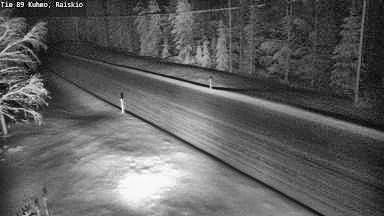
#> input picture All output images and data tables/picture/enhace/heavy/test/C1250601_enhanced.jpg, 384 x 216 px
$ python -i run_a_image_enhancement.py   (imports and definitions only)   (older library calls are emulated)
#> lines starting #> are read from the running program, lines starting #| are printed output that depends on the picture; after the words box and inside, x2 and y2 are one past the last pixel; in counts of white or black regions, pixels touching at a corner belong together
# -*- coding: utf-8 -*-
"""
A题：辽宁冬季冰雪道路图像重构的智能增强
一键运行版代码：问题一、问题二、问题三

功能：
1. 自动读取 clear / light / heavy 三类数据；支持已解压目录或 zip 文件。
2. 对 clear 执行问题一“低光-雾霾-反光”多因素融合增强。
3. 对 light/heavy 执行问题二“冰雪强度判别-递进式增强”。
4. 计算问题三综合评价指标，输出 metrics_by_image.csv、metrics_summary.csv、weights_entropy.csv。
5. 保存增强图片和每类样例对比图。

依赖：opencv-python、numpy、pandas、scikit-image、matplotlib、tqdm
运行示例：
python run_a_image_enhancement.py \
  --clear_zip "/mnt/data/clear all.zip" \
  --light_zip "/mnt/data/light all.zip" \
  --heavy_zip "/mnt/data/heavy all.zip" \
  --output_dir "/mnt/data/A题输出" \
  --max_images_per_scene 50
"""

from __future__ import annotations

import argparse
import os
import re
import math
import zipfile
from pathlib import Path
from typing import Dict, Iterable, List, Optional, Tuple

import cv2
import numpy as np
import pandas as pd
from tqdm import tqdm
from skimage.metrics import structural_similarity as ssim
import matplotlib.pyplot as plt
plt.rcParams["font.sans-serif"] = ["Noto Sans CJK SC", "SimHei", "Arial Unicode MS", "DejaVu Sans"]
plt.rcParams["axes.unicode_minus"] = False

IMG_EXTS = {".jpg", ".jpeg", ".png", ".bmp", ".tif", ".tiff"}


# ==============================
# 一、文件读取与保存
# ==============================

def safe_makedirs(path: Path) -> None:
    path.mkdir(parents=True, exist_ok=True)


# [56 lines left out: functions imread_unicode, imwrite_unicode, extract_if_needed, collect_images, infer_split, not called in this run]


# ==============================
# 二、基础图像指标
# ==============================

def to_float01(img_bgr: np.ndarray) -> np.ndarray:
    return img_bgr.astype(np.float32) / 255.0


def calc_entropy(gray_u8: np.ndarray) -> float:
    hist = cv2.calcHist([gray_u8], [0], None, [256], [0, 256]).ravel()
    p = hist / (hist.sum() + 1e-12)
    p = p[p > 0]
    return float(-(p * np.log2(p)).sum())


def calc_metrics(img_bgr: np.ndarray) -> Dict[str, float]:
    """问题三常用指标：亮度、对比度、信息熵、边缘、过曝、雪/冰比例。"""
    img = img_bgr.copy()
    h, w = img.shape[:2]
    hsv = cv2.cvtColor(img, cv2.COLOR_BGR2HSV)
    gray = cv2.cvtColor(img, cv2.COLOR_BGR2GRAY)
    v = hsv[:, :, 2].astype(np.float32) / 255.0
    s = hsv[:, :, 1].astype(np.float32) / 255.0

    mean_brightness = float(v.mean())
    contrast = float(gray.std() / 255.0)
    entropy = calc_entropy(gray)

    gx = cv2.Sobel(gray, cv2.CV_32F, 1, 0, ksize=3)
    gy = cv2.Sobel(gray, cv2.CV_32F, 0, 1, ksize=3)
    edge_map = np.sqrt(gx * gx + gy * gy)
    edge_strength = float(edge_map.mean() / 255.0)
    lap_var = float(cv2.Laplacian(gray, cv2.CV_64F).var())

    # 高光：高亮且低饱和；积雪/结冰：较高亮、低饱和、纹理弱。
    over_exposure = float(np.mean(v > 0.96))
    highlight_ratio = float(np.mean((v > 0.82) & (s < 0.28)))
    dark_ratio = float(np.mean(v < 0.18))
    snow_ratio = float(np.mean((v > 0.62) & (s < 0.35)))

    # 简化噪声估计：拉普拉斯绝对值均值，数值越大表示锐利或噪声越多。
    noise_est = float(np.mean(np.abs(cv2.Laplacian(gray, cv2.CV_32F))) / 255.0)

    return {
        "height": h,
        "width": w,
        "mean_brightness": mean_brightness,
        "contrast": contrast,
        "entropy": entropy,
        "edge_strength": edge_strength,
        "laplacian_var": lap_var,
        "over_exposure": over_exposure,
        "highlight_ratio": highlight_ratio,
        "dark_ratio": dark_ratio,
        "snow_ratio": snow_ratio,
        "noise_est": noise_est,
    }


# [20 lines left out: function calc_pair_metrics, not called in this run]


# ==============================
# 三、退化因子与掩膜
# ==============================

def degradation_factors(img_bgr: np.ndarray, ref_edge: float = 0.08, ref_contrast: float = 0.22) -> Dict[str, float]:
    m = calc_metrics(img_bgr)
    f_low = 0.6 * (1 - m["mean_brightness"]) + 0.4 * m["dark_ratio"]
    f_haze = 0.45 * max(0, 1 - m["contrast"] / (ref_contrast + 1e-6)) + \
             0.35 * max(0, 1 - m["edge_strength"] / (ref_edge + 1e-6)) + \
             0.20 * m["highlight_ratio"]
    f_ref = m["highlight_ratio"] + 0.5 * m["over_exposure"]
    q_snow = 0.35 * m["snow_ratio"] + 0.25 * m["over_exposure"] + \
             0.20 * max(0, 1 - m["edge_strength"] / (ref_edge + 1e-6)) + \
             0.20 * max(0, 1 - m["contrast"] / (ref_contrast + 1e-6))
    return {
        "F_low": float(np.clip(f_low, 0, 1)),
        "F_haze": float(np.clip(f_haze, 0, 1)),
        "F_ref": float(np.clip(f_ref, 0, 1)),
        "q_snow": float(np.clip(q_snow, 0, 1)),
        **m,
    }


def highlight_mask(img_bgr: np.ndarray, v_thr: int = 215, s_thr: int = 70) -> np.ndarray:
    hsv = cv2.cvtColor(img_bgr, cv2.COLOR_BGR2HSV)
    v = hsv[:, :, 2]
    s = hsv[:, :, 1]
    mask = ((v > v_thr) & (s < s_thr)).astype(np.uint8) * 255
    mask = cv2.morphologyEx(mask, cv2.MORPH_OPEN, np.ones((3, 3), np.uint8))
    mask = cv2.morphologyEx(mask, cv2.MORPH_DILATE, np.ones((3, 3), np.uint8))
    return mask


def snow_mask(img_bgr: np.ndarray) -> np.ndarray:
    hsv = cv2.cvtColor(img_bgr, cv2.COLOR_BGR2HSV)
    v = hsv[:, :, 2]
    s = hsv[:, :, 1]
    mask = ((v > 160) & (s < 90)).astype(np.uint8) * 255
    mask = cv2.morphologyEx(mask, cv2.MORPH_OPEN, np.ones((3, 3), np.uint8))
    return mask


# ==============================
# 四、增强算法模块
# ==============================

def clahe_lab(img_bgr: np.ndarray, clip_limit: float = 2.0, tile_grid_size: int = 8) -> np.ndarray:
    lab = cv2.cvtColor(img_bgr, cv2.COLOR_BGR2LAB)
    l, a, b = cv2.split(lab)
    clahe = cv2.createCLAHE(clipLimit=clip_limit, tileGridSize=(tile_grid_size, tile_grid_size))
    l2 = clahe.apply(l)
    return cv2.cvtColor(cv2.merge([l2, a, b]), cv2.COLOR_LAB2BGR)


def gamma_correction(img_bgr: np.ndarray, gamma: float) -> np.ndarray:
    gamma = max(0.25, min(2.5, gamma))
    inv = 1.0 / gamma
    table = np.array([(i / 255.0) ** inv * 255 for i in range(256)]).astype("uint8")
    return cv2.LUT(img_bgr, table)


def retinex_v_channel(img_bgr: np.ndarray, sigma_list: Tuple[int, ...] = (15, 80, 250)) -> np.ndarray:
    """简化 MSR：在 HSV 的 V 通道做多尺度 Retinex。"""
    hsv = cv2.cvtColor(img_bgr, cv2.COLOR_BGR2HSV).astype(np.float32)
    v = hsv[:, :, 2] + 1.0
    ret = np.zeros_like(v, dtype=np.float32)
    for sigma in sigma_list:
        blur = cv2.GaussianBlur(v, (0, 0), sigmaX=sigma, sigmaY=sigma) + 1.0
        ret += np.log(v) - np.log(blur)
    ret /= len(sigma_list)
    ret = cv2.normalize(ret, None, 0, 255, cv2.NORM_MINMAX)
    # 与原 V 通道融合，避免过度失真。
    hsv[:, :, 2] = 0.55 * hsv[:, :, 2] + 0.45 * ret
    return cv2.cvtColor(np.clip(hsv, 0, 255).astype(np.uint8), cv2.COLOR_HSV2BGR)


def dark_channel(img_bgr: np.ndarray, patch_size: int = 15) -> np.ndarray:
    min_channel = np.min(img_bgr, axis=2)
    kernel = cv2.getStructuringElement(cv2.MORPH_RECT, (patch_size, patch_size))
    return cv2.erode(min_channel, kernel)


def estimate_atmospheric_light(img_bgr: np.ndarray, dark: np.ndarray, top_percent: float = 0.001) -> np.ndarray:
    h, w = dark.shape
    n = max(1, int(h * w * top_percent))
    flat_dark = dark.ravel()
    flat_img = img_bgr.reshape(-1, 3)
    idx = np.argpartition(flat_dark, -n)[-n:]
    brightest = idx[np.argmax(np.sum(flat_img[idx], axis=1))]
    return flat_img[brightest].astype(np.float32)


def guided_filter_gray(I: np.ndarray, p: np.ndarray, r: int = 40, eps: float = 1e-3) -> np.ndarray:
    """简化引导滤波，用于细化透射率。I,p 为 0-1 float。"""
    mean_I = cv2.boxFilter(I, cv2.CV_32F, (r, r))
    mean_p = cv2.boxFilter(p, cv2.CV_32F, (r, r))
    mean_Ip = cv2.boxFilter(I * p, cv2.CV_32F, (r, r))
    cov_Ip = mean_Ip - mean_I * mean_p
    mean_II = cv2.boxFilter(I * I, cv2.CV_32F, (r, r))
    var_I = mean_II - mean_I * mean_I
    a = cov_Ip / (var_I + eps)
    b = mean_p - a * mean_I
    mean_a = cv2.boxFilter(a, cv2.CV_32F, (r, r))
    mean_b = cv2.boxFilter(b, cv2.CV_32F, (r, r))
    return mean_a * I + mean_b


def dehaze_dark_channel(img_bgr: np.ndarray, omega: float = 0.85, t0: float = 0.12, patch_size: int = 15) -> np.ndarray:
    """暗通道先验去雾，强度适中，防止冰雪区域被过度拉暗。"""
    I = img_bgr.astype(np.float32)
    dark = dark_channel(img_bgr, patch_size)
    A = estimate_atmospheric_light(img_bgr, dark)
    norm_img = I / (A.reshape(1, 1, 3) + 1e-6)
    dark_norm = dark_channel(np.clip(norm_img * 255, 0, 255).astype(np.uint8), patch_size) / 255.0
    t = 1 - omega * dark_norm
    gray = cv2.cvtColor(img_bgr, cv2.COLOR_BGR2GRAY).astype(np.float32) / 255.0
    try:
        t = guided_filter_gray(gray, t.astype(np.float32), r=40, eps=1e-3)
    except Exception:
        t = cv2.GaussianBlur(t, (0, 0), 3)
    t = np.clip(t, t0, 1.0)
    J = (I - A.reshape(1, 1, 3)) / t[:, :, None] + A.reshape(1, 1, 3)
    # 防止过度去雾，和原图融合。
    J = np.clip(J, 0, 255).astype(np.uint8)
    return cv2.addWeighted(J, 0.75, img_bgr, 0.25, 0)


def suppress_highlight(img_bgr: np.ndarray) -> np.ndarray:
    mask = highlight_mask(img_bgr)
    if mask.mean() < 1:
        return img_bgr
    # 先压缩 V 通道高光，再轻微修复。
    hsv = cv2.cvtColor(img_bgr, cv2.COLOR_BGR2HSV).astype(np.float32)
    m = mask > 0
    hsv[:, :, 2][m] = 0.72 * hsv[:, :, 2][m] + 45
    compressed = cv2.cvtColor(np.clip(hsv, 0, 255).astype(np.uint8), cv2.COLOR_HSV2BGR)
    # 对小面积高光用 inpaint 修复颜色，大面积雪区不强行修复，避免假纹理。
    if np.mean(m) < 0.10:
        repaired = cv2.inpaint(compressed, mask, 3, cv2.INPAINT_TELEA)
        return cv2.addWeighted(repaired, 0.50, compressed, 0.50, 0)
    return compressed


def unsharp_mask(img_bgr: np.ndarray, amount: float = 0.45, radius: float = 1.2) -> np.ndarray:
    blur = cv2.GaussianBlur(img_bgr, (0, 0), radius)
    sharp = cv2.addWeighted(img_bgr, 1 + amount, blur, -amount, 0)
    return np.clip(sharp, 0, 255).astype(np.uint8)


def edge_preserving_smooth(img_bgr: np.ndarray, sigma_s: int = 50, sigma_r: float = 0.25) -> np.ndarray:
    try:
        return cv2.edgePreservingFilter(img_bgr, flags=1, sigma_s=sigma_s, sigma_r=sigma_r)
    except Exception:
        return cv2.bilateralFilter(img_bgr, d=7, sigmaColor=50, sigmaSpace=50)


# ==============================
# 五、三个问题的模型实现
# ==============================

def enhance_problem1_clear(img_bgr: np.ndarray) -> np.ndarray:
    """问题一：clear 正常道路图像的低光、雾霾、反光多因素融合增强。"""
    factors = degradation_factors(img_bgr)
    f_low, f_haze, f_ref = factors["F_low"], factors["F_haze"], factors["F_ref"]

    # 低光分支：Retinex + 自适应 gamma。
    gamma = 0.75 + 0.35 * f_low
    y_low = retinex_v_channel(gamma_correction(img_bgr, gamma))

    # 雾霾分支：暗通道去雾。
    y_haze = dehaze_dark_channel(img_bgr, omega=0.72 + 0.15 * f_haze, t0=0.18)

    # 反光分支：高光压缩/修复。
    y_ref = suppress_highlight(img_bgr)

    # 局部对比增强。
    y_clahe = clahe_lab(img_bgr, clip_limit=2.0, tile_grid_size=8)

    # 根据退化程度归一化权重。
    weights = np.array([0.25 + f_low, 0.15 + f_haze, 0.10 + f_ref, 0.25], dtype=np.float32)
    weights = weights / weights.sum()
    merged = (weights[0] * y_low.astype(np.float32) +
              weights[1] * y_haze.astype(np.float32) +
              weights[2] * y_ref.astype(np.float32) +
              weights[3] * y_clahe.astype(np.float32))
    merged = np.clip(merged, 0, 255).astype(np.uint8)
    merged = unsharp_mask(merged, amount=0.25, radius=1.0)
    return merged


# [8 lines left out: function enhance_light, not called in this run]


def enhance_heavy(img_bgr: np.ndarray) -> np.ndarray:
    """问题二：重度厚雪/结冰/浓雾，强增强 + 边缘保持 + 高光控制。
    注：这是传统算法可运行版；论文中的 U-Net/Restormer 可作为深度学习改进分支。
    """
    base = enhance_problem1_clear(img_bgr)
    strong = dehaze_dark_channel(base, omega=0.82, t0=0.16, patch_size=15)
    smooth = edge_preserving_smooth(strong, sigma_s=60, sigma_r=0.25)
    local = clahe_lab(smooth, clip_limit=2.2, tile_grid_size=8)
    sharp = unsharp_mask(local, amount=0.38, radius=1.2)
    sharp = suppress_highlight(sharp)

    # 对雪/冰区域降低过度锐化权重，对非雪区域保留纹理。
    m = snow_mask(img_bgr).astype(np.float32) / 255.0
    m = cv2.GaussianBlur(m, (0, 0), 3)[:, :, None]
    out = (1 - m) * sharp.astype(np.float32) + m * (0.65 * local.astype(np.float32) + 0.35 * img_bgr.astype(np.float32))
    return np.clip(out, 0, 255).astype(np.uint8)


# [237 lines left out: functions enhance_progressive, normalize_indicators, entropy_weights, add_quality_score, make_comparison_figure, process_scene and 2 more, not called in this run]


# [2 lines not run here, left out]

>>> import cv2
>>> picture = cv2.imread('../All output images and data tables/picture/enhace/heavy/test/C1250601_enhanced.jpg')
#> picture is the input picture: shape (216, 384, 3); min 0, max 255, mean 94.8
>>> result = enhance_heavy(picture)
#> in calc_metrics, `mean_brightness = float(v.mean())`: mean_brightness = 0.372
#> in calc_metrics, `contrast = float(gray.std() / 255.0)`: contrast = 0.193
#> in calc_entropy, `hist = cv2.calcHist([gray_u8], [0], None, [256], [0, 256]).ravel()`: hist = 256 values, max 891 at index 63, min 3 at index 255, mean 324
#> in calc_entropy, `p = hist / (hist.sum() + 1e-12)`: p = 256 values, max 0.0107 at index 63, min 3.62e-05 at index 255, mean 0.00391
#> in calc_metrics, `entropy = calc_entropy(gray)`: entropy = 7.48
#> in calc_metrics, `edge_map = np.sqrt(gx * gx + gy * gy)`:
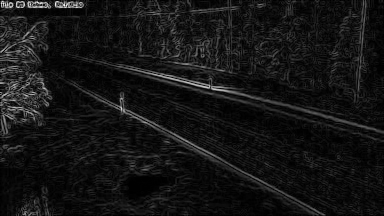
#> edge_map: shape (216, 384) float32; min 0, max 929.9, mean 76.1; drawn with min black and max white
#> in calc_metrics, `edge_strength = float(edge_map.mean() / 255.0)`: edge_strength = 0.298
#> in calc_metrics, `lap_var = float(cv2.Laplacian(gray, cv2.CV_64F).var())`: lap_var = 1463.1
#> in calc_metrics, `over_exposure = float(np.mean(v > 0.96))`: over_exposure = 0.0106
#> in calc_metrics, `highlight_ratio = float(np.mean((v > 0.82) & (s < 0.28)))`: highlight_ratio = 0.0323
#> in calc_metrics, `dark_ratio = float(np.mean(v < 0.18))`: dark_ratio = 0.137
#> in calc_metrics, `snow_ratio = float(np.mean((v > 0.62) & (s < 0.35)))`: snow_ratio = 0.114
#> in calc_metrics, `noise_est = float(np.mean(np.abs(cv2.Laplacian(gray, cv2.CV_32F))) / 2..`: noise_est = 0.0793
#> in degradation_factors, `m = calc_metrics(img_bgr)`: m = 12 items
#> in degradation_factors, `f_low = 0.6 * (1 - m["mean_brightness"]) + 0.4 * m["dark_ratio"]`: f_low = 0.432
#> in degradation_factors, `f_haze = 0.45 * max(0, 1 - m["contrast"] / (ref_contrast + 1e-6)) + \ ..`: f_haze = 0.061
#> in degradation_factors, `f_ref = m["highlight_ratio"] + 0.5 * m["over_exposure"]`: f_ref = 0.0376
#> in degradation_factors, `q_snow = 0.35 * m["snow_ratio"] + 0.25 * m["over_exposure"] + \ 0.20 *..`: q_snow = 0.0667
#> in enhance_problem1_clear, `factors = degradation_factors(img_bgr)`: factors = 16 items
#> in enhance_problem1_clear, `f_low, f_haze, f_ref = factors["F_low"], factors["F_haze"], factors["F..`: f_low = 0.432; f_haze = 0.061; f_ref = 0.0376
#> in enhance_problem1_clear, `gamma = 0.75 + 0.35 * f_low`: gamma = 0.901
#> in gamma_correction, `inv = 1.0 / gamma`: inv = 1.11
#> in gamma_correction, `table = np.array([(i / 255.0) ** inv * 255 for i in range(256)]).astyp..`: table = 256 values from 0 to 255
#> in retinex_v_channel, `hsv = cv2.cvtColor(img_bgr, cv2.COLOR_BGR2HSV).astype(np.float32)`:
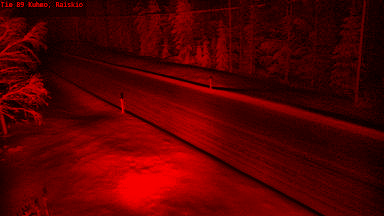
#> hsv: shape (216, 384, 3) float32; mean of channels 0, 1, 2 0, 0, 85.9; drawn as B, G, R
#> the loop in retinex_v_channel, `for sigma in sigma_list:` made 3 passes
#> sigma on passes 1 to 3: 15, 80, 250
#> after the loop in retinex_v_channel, `for sigma in sigma_list:`:
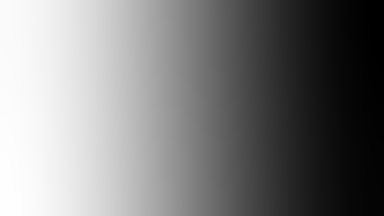
#> blur: shape (216, 384) float32; min 85.56, max 90.55, mean 88.1; drawn with min black and max white
#> after the loop in retinex_v_channel, `for sigma in sigma_list:`:
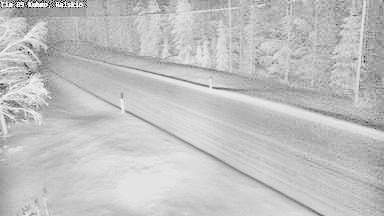
#> ret: shape (216, 384) float32; min -13.17, max 3.62, mean -0.434; drawn with min black and max white
#> in dark_channel, `return cv2.erode(min_channel, kernel)`:
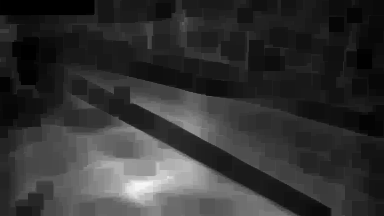
#> returned value: shape (216, 384); min 0, max 247, mean 50.9
#> in estimate_atmospheric_light, `idx = np.argpartition(flat_dark, -n)[-n:]`: idx = 82 values, max 72714 at index 36, min 70031 at index 3, mean 71204.4
#> in estimate_atmospheric_light, `brightest = idx[np.argmax(np.sum(flat_img[idx], axis=1))]`: brightest = 70032
#> in dehaze_dark_channel, `A = estimate_atmospheric_light(img_bgr, dark)`: A = [249, 249, 249]
#> in guided_filter_gray, `mean_b = cv2.boxFilter(b, cv2.CV_32F, (r, r))`:
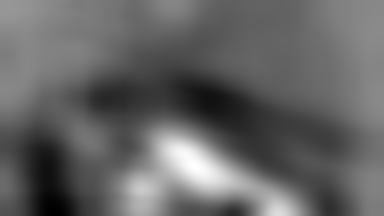
#> mean_b: shape (216, 384) float32; min 0.829, max 1.1, mean 0.935; drawn with min black and max white
#> in highlight_mask, `mask = cv2.morphologyEx(mask, cv2.MORPH_DILATE, np.ones((3, 3), np.uin..`:
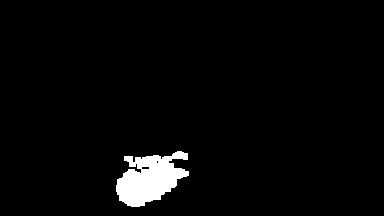
#> mask: shape (216, 384); 3% white; 1 white region, box (x1, y1, x2, y2) and area: (116, 151, 189, 207) 2525
#> in enhance_problem1_clear, `weights = np.array([0.25 + f_low, 0.15 + f_haze, 0.10 + f_ref, 0.25], ..`: weights = [0.682, 0.211, 0.138, 0.25]
#> in enhance_problem1_clear, `weights = weights / weights.sum()`: weights = [0.532, 0.165, 0.107, 0.195]

$ run again, on All output images and data tables/picture/enhace/heavy/test/cam120_17-02_22-31_enhanced.jpg
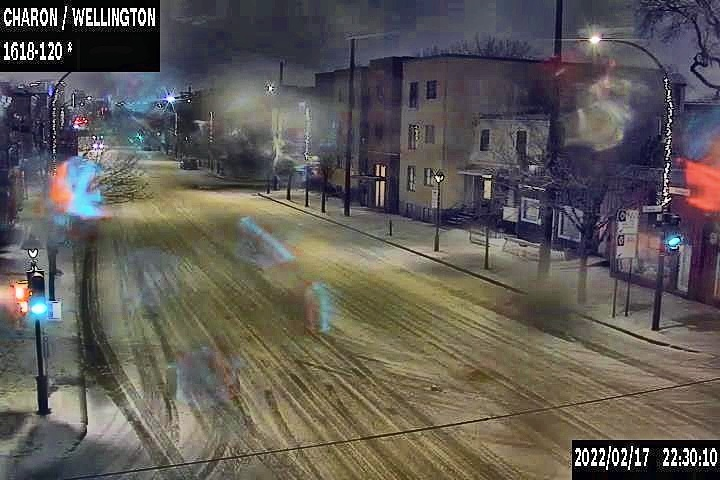
#> input picture All output images and data tables/picture/enhace/heavy/test/cam120_17-02_22-31_enhanced.jpg, 720 x 480 px
#> picture is the input picture: shape (480, 720, 3); mean B, G, R 86, 90.4, 95.3
#> mean_brightness = 0.402
#> contrast = 0.165
#> hist = 256 values, max 3835 at index 97, min 11 at index 216, mean 1350
#> in calc_entropy, `p = hist / (hist.sum() + 1e-12)`: p = 256 values, max 0.0111 at index 97, min 3.18e-05 at index 216, mean 0.00391
#> entropy = 7.32
#> edge_strength = 0.325
#> lap_var = 3078
#> over_exposure = 0.0107
#> highlight_ratio = 0.0119
#> dark_ratio = 0.0703
#> snow_ratio = 0.0628
#> noise_est = 0.097
#> m = 12 items
#> in degradation_factors, `f_low = 0.6 * (1 - m["mean_brightness"]) + 0.4 * m["dark_ratio"]`: f_low = 0.387
#> in degradation_factors, `f_haze = 0.45 * max(0, 1 - m["contrast"] / (ref_contrast + 1e-6)) + \ ..`: f_haze = 0.115
#> in degradation_factors, `f_ref = m["highlight_ratio"] + 0.5 * m["over_exposure"]`: f_ref = 0.0172
#> q_snow = 0.0746
#> factors = 16 items
#> in enhance_problem1_clear, `f_low, f_haze, f_ref = factors["F_low"], factors["F_haze"], factors["F..`: f_low = 0.387; f_haze = 0.115; f_ref = 0.0172
#> in enhance_problem1_clear, `gamma = 0.75 + 0.35 * f_low`: gamma = 0.885
#> inv = 1.13
#> table = 256 values from 0 to 255
#> the loop in retinex_v_channel, `for sigma in sigma_list:` made 3 passes
#> sigma on passes 1 to 3: 15, 80, 250
#> in dark_channel, `return cv2.erode(min_channel, kernel)`:
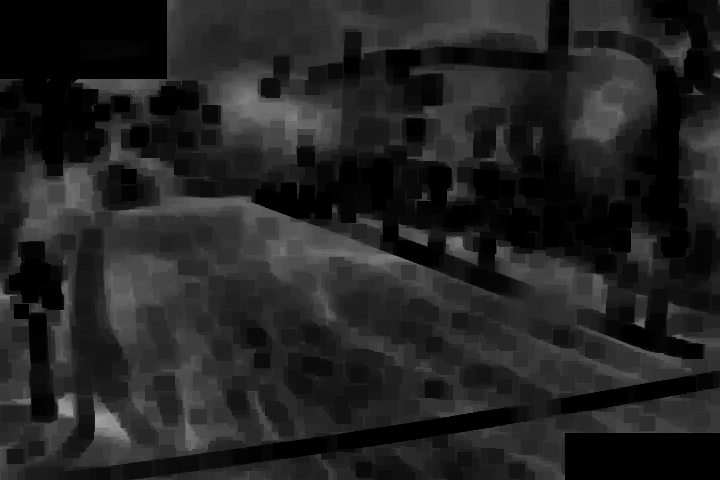
#> returned value: shape (480, 720); min 0, max 160, mean 34.5
#> idx = 345 values, max 307551 at index 59, min 288060 at index 15, mean 299873.6
#> brightest = 305384
#> A = [193, 196, 204]
#> in dehaze_dark_channel, `J = np.clip(J, 0, 255).astype(np.uint8)`:
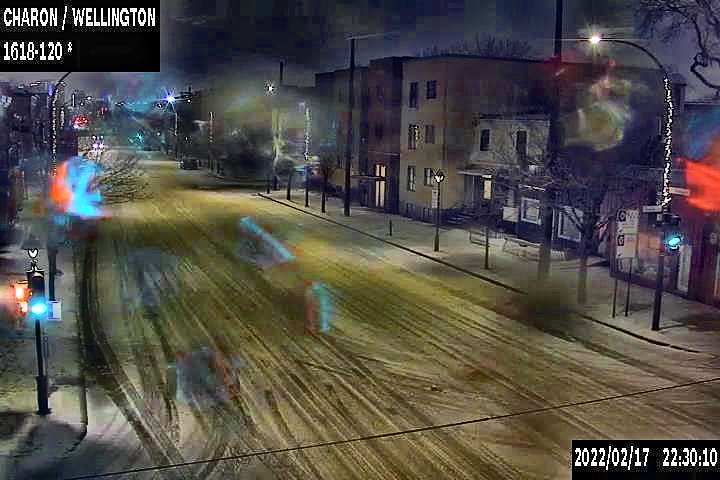
#> J: shape (480, 720, 3); mean B, G, R 70.4, 75.8, 80.1
#> in enhance_problem1_clear, `weights = np.array([0.25 + f_low, 0.15 + f_haze, 0.10 + f_ref, 0.25], ..`: weights = [0.637, 0.265, 0.117, 0.25]
#> in enhance_problem1_clear, `weights = weights / weights.sum()`: weights = [0.502, 0.209, 0.0924, 0.197]
